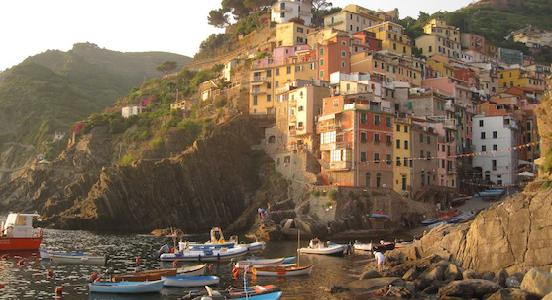
//> input picture python/ImageProcess/image/test2.jpg, 552 x 300 px
$ ./透视变换矫正   (built with g++ and OpenCV 4)
//> lines starting //> are read from the running program, lines starting //| are printed output that depends on the picture; after the words box and inside, x2 and y2 are one past the last pixel; in counts of white or black regions, pixels touching at a corner belong together
// https://www.jianshu.com/p/58f76c33a37c
// g++ hello.cpp `pkg-config opencv --cflags --libs`

/*
主要流程：
1 . 二值化

2.形态学操作，去噪点
3.进行轮廓查找， 通过 矩形的长款过滤较小和图片的大边框
4.霍夫直线变换，查找直线
5.过滤直线，通过直线位置和长度确定上下左右四条直线
6.求出四条直线
7.得到四条直线的交点，这就是物体原始四个角点
8.把原始的四个角点，变换到图片的四个角落，透视变换会把相对位置的像素通过线性插值填充
*/


#include <opencv2/opencv.hpp>
#include <iostream>
#include <math.h>

using namespace cv;
using namespace std;
Mat src, dst, gray_src;
char input_image[] = "input image";
char output_image[] = "output image";

int main(int argc, char ** argv){

    src = imread("test2.jpg");
//> src is the input picture: 300 rows x 552 cols, CV_8UC3; mean B, G, R 88, 108.8, 127.2
    if (src.empty()){
        printf("colud not load image ..\n");
        return -1;
    }

    //namedWindow(input_image, CV_WINDOW_AUTOSIZE);
    //namedWindow(output_image, CV_WINDOW_AUTOSIZE);
    //imshow(input_image, src);

    // 二值化处理
    Mat binary;
    cvtColor(src, gray_src, COLOR_BGR2GRAY);
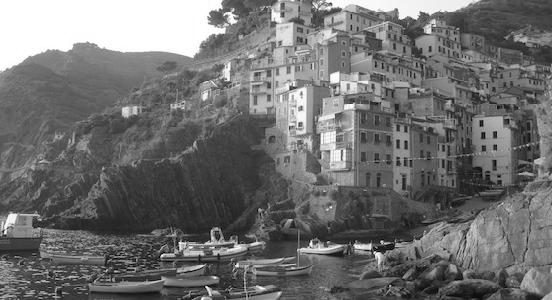
//> gray_src: 300 rows x 552 cols, CV_8UC1; min 0, max 255, mean 111.9
    threshold(gray_src, binary, 0, 255, CV_THRESH_BINARY_INV | THRESH_OTSU);
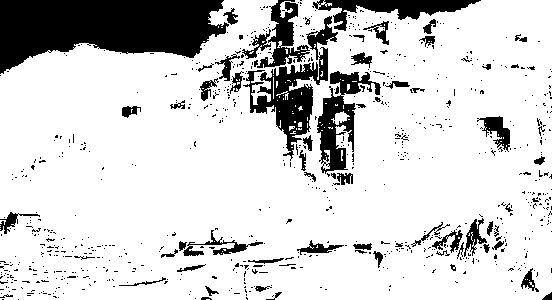
//> binary: 300 rows x 552 cols, CV_8UC1; 82.6% white; 777 black regions (710 under 20 px), largest, box (x1, y1, x2, y2) and area: (0, 0, 229, 74) 11463, (243, 16, 338, 161) 3621, (317, 71, 381, 174) 2354
    //imshow("binary image", binary);
	//imwrite("binary.jpg",binary);

    // 腐蚀操作
    Mat structureElement = getStructuringElement(MORPH_RECT, Size(5, 5), Point(-1, -1));
    dilate(binary, binary, structureElement); //腐蚀
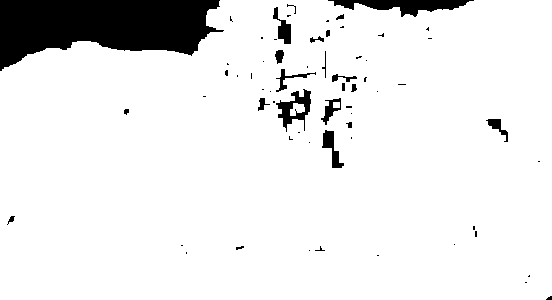
//> binary: 300 rows x 552 cols, CV_8UC1; 91.3% white; 64 black regions (44 under 20 px), largest, box (x1, y1, x2, y2) and area: (0, 0, 224, 71) 10612, (328, 0, 474, 17) 1207, (276, 89, 311, 132) 611
    //imshow("erode", binary);
	//imwrite("erode.jpg",binary);

    // 形态学操作
    Mat kernel = getStructuringElement(MORPH_RECT, Size(3, 3), Point(-1, -1));
    morphologyEx(binary, dst, MORPH_OPEN, kernel, Point(-1, -1), 3);
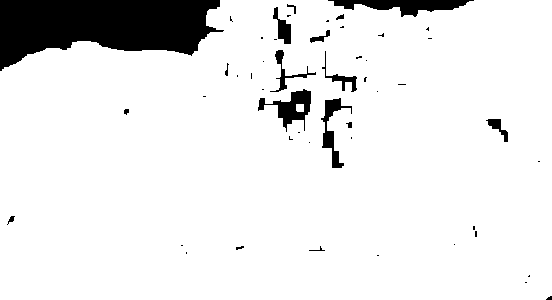
//> dst: 300 rows x 552 cols, CV_8UC1; 91% white; 50 black regions (34 under 20 px), largest, box (x1, y1, x2, y2) and area: (0, 0, 224, 71) 10622, (328, 0, 474, 17) 1238, (258, 89, 311, 132) 862
    //imshow("morphology", dst);
	// imwrite("morphology.jpg",dst);


    // 轮廓发现
    bitwise_not(dst, dst, Mat());
//> dst: 300 rows x 552 cols, CV_8UC1; 9% white; 50 white regions (34 under 20 px)
    vector<vector<Point>> contours;
    vector<Vec4i> hireachy;
    int width = src.cols;
//> width = 552
    int height = src.rows;
//> height = 300
    Mat drawImage = Mat::zeros(src.size(), CV_8UC3);
    findContours(dst, contours, hireachy, CV_RETR_TREE, CHAIN_APPROX_SIMPLE, Point());
//> contours = 51 contours, 41 with area under 20; largest, box (x1, y1, x2, y2) and area: (0, 0, 224, 71) 10327, (328, 0, 474, 17) 1080, (258, 89, 311, 132) 817, (321, 98, 352, 168) 524, (273, 7, 291, 44) 265; hireachy = 51 items, first 8: [1, -1, -1, -1], [2, 0, -1, -1], [3, 1, -1, -1], [4, 2, -1, -1], [5, 3, -1, -1], [6, 4, -1, -1], [7, 5, -1, -1], [8, 6, -1, -1]
    for (size_t t = 0; t < contours.size(); t++){
        Rect rect = boundingRect(contours[t]);
        printf("rect.width : %d, src.cols %d \n ", rect.width, src.cols);
        if (rect.width > (src.cols / 2) && rect.width < (src.cols - 5))
        {
            drawContours(drawImage, contours, static_cast<int>(t), Scalar(0, 0, 255), 2, 8, hireachy, 0, Point());
        }
    }
//> this loop made 51 passes
//> rect on passes 1 to 12: Rect(546, 296, 6, 4), Rect(525, 282, 2, 1), Rect(528, 275, 2, 2), Rect(377, 255, 2, 1), Rect(186, 252, 1, 2), Rect(309, 246, 16, 5), Rect(236, 246, 8, 4), Rect(181, 245, 2, 1), Rect(454, 244, 1, 1), Rect(475, 231, 2, 6), Rect(473, 226, 2, 4), Rect(7, 216, 8, 9)
//| rect.width : 6, src.cols 552
//|  rect.width : 2, src.cols 552
//|  rect.width : 2, src.cols 552
//|  rect.width : 2, src.cols 552
//|  rect.width : 1, src.cols 552
//|  rect.width : 16, src.cols 552
//|  rect.width : 8, src.cols 552
//|  rect.width : 2, src.cols 552
//> (output is shown up to pass 8 of 51)
//> drawImage: 300 rows x 552 cols, CV_8UC3; every value is 0
    //imshow("contours", drawImage);
	imwrite("contours.jpg",drawImage);


    // 绘制直线
    vector<Vec4i> lines;
    Mat contoursImg;
    int accu = min(width * 0.5, height *0.5);
//> accu = 150
    cvtColor(drawImage, contoursImg, COLOR_BGR2GRAY);
    Mat linesImage = Mat::zeros(src.size(), CV_8UC3);
    HoughLinesP(contoursImg, lines, 1, CV_PI / 180.0, accu, accu, 0);
//> lines = empty
    for (size_t t = 0; t < lines.size(); t++){
        Vec4i ln = lines[t];
        line(linesImage, Point(ln[0], ln[1]), Point(ln[2], ln[3]), Scalar(0, 0, 255), 2, 8, 0);

    }
    printf("number of lines : %d", lines.size());
//| number of lines : 0
    //imshow("lines image :", linesImage);
	imwrite("lines.jpg",linesImage);

    // 定位直线
    int deltah = 0;
    Vec4i topLine, bottomLine, leftLine, rightLine;
    for (int i = 0; i < lines.size(); i++){
        Vec4i ln = lines[i];
        deltah = abs(ln[3] - ln[1]);
        if (ln[3] < height / 2.0 && ln[1] < height / 2.0 && deltah < accu - 1){
            topLine = lines[i];
        }
        if (ln[3] > height / 2.0 && ln[1] > height / 2.0 && deltah < accu - 1){
            bottomLine = lines[i];
        }
        if (ln[0] < width / 2.0 && ln[2] < width / 2.0 ){
            leftLine = lines[i];
        }
        if (ln[0] > width / 2.0 && ln[2] > width / 2.0){
            rightLine = lines[i];
        }
    }
    cout << "topLine : " << topLine << endl;
//| topLine : [0, 0, 0, 0]
    cout << "bottomLine : " << bottomLine << endl;
//| bottomLine : [0, 0, 0, 0]
    cout << "leftLine : " << leftLine << endl;
//| leftLine : [0, 0, 0, 0]
    cout << "rightLine : " << rightLine << endl;
//| rightLine : [0, 0, 0, 0]


    // 拟合四条直线方程
    float k1, c1;
    k1 = float(topLine[3] - topLine[1]) / float(topLine[2] - topLine[0]);
//> k1 = nan
    c1 = topLine[1] - k1*topLine[0];
//> c1 = nan
    float k2, c2;
    k2 = float(bottomLine[3] - bottomLine[1]) / float(bottomLine[2] - bottomLine[0]);
//> k2 = nan
    c2 = bottomLine[1] - k2*bottomLine[0];
//> c2 = nan
    float k3, c3;
    k3 = float(leftLine[3] - leftLine[1]) / float(leftLine[2] - leftLine[0]);
//> k3 = nan
    c3 = leftLine[1] - k3*leftLine[0];
//> c3 = nan
    float k4, c4;
    k4 = float(rightLine[3] - rightLine[1]) / float(rightLine[2] - rightLine[0]);
//> k4 = nan
    c4 = rightLine[1] - k4*rightLine[0];
//> c4 = nan

    // 四条直线交点
    Point p1; // 左上角
    p1.x = static_cast<int>((c1 - c3) / (k3 - k1));
//> p1 = Point(-2147483648, 0)
    p1.y = static_cast<int>(k1*p1.x + c1);
//> p1 = Point(-2147483648, -2147483648)
    Point p2; // 右上角
    p2.x = static_cast<int>((c1 - c4) / (k4 - k1));
    p2.y = static_cast<int>(k1*p2.x + c1);
    Point p3; // 左下角
    p3.x = static_cast<int>((c2 - c3) / (k3 - k2));
    p3.y = static_cast<int>(k2*p3.x + c2);
    Point p4; // 右下角
    p4.x = static_cast<int>((c2 - c4) / (k4 - k2));
    p4.y = static_cast<int>(k2*p4.x + c2);
    cout << "p1(x, y)=" << p1.x << "," << p1.y << endl;
//| p1(x, y)=-2147483648,-2147483648
    cout << "p2(x, y)=" << p2.x << "," << p2.y << endl;
//| p2(x, y)=-2147483648,-2147483648
    cout << "p3(x, y)=" << p3.x << "," << p3.y << endl;
//| p3(x, y)=-2147483648,-2147483648
    cout << "p4(x, y)=" << p4.x << "," << p4.y << endl;
//| p4(x, y)=-2147483648,-2147483648

    // 显示四个点坐标
    circle(linesImage, p1, 2, Scalar(255, 0, 0), 2, 8, 0);
    circle(linesImage, p2, 2, Scalar(255, 0, 0), 2, 8, 0);
    circle(linesImage, p3, 2, Scalar(255, 0, 0), 2, 8, 0);
    circle(linesImage, p4, 2, Scalar(255, 0, 0), 2, 8, 0);
    line(linesImage, Point(topLine[0], topLine[1]), Point(topLine[2], topLine[3]), Scalar(0, 255, 0), 2, 8, 0);
    //imshow("four corners", linesImage);
	imwrite("four_corners.jpg",linesImage);

    // 透视变换
    vector<Point2f> src_corners(4); // 原来的点
    src_corners[0] = p1;
    src_corners[1] = p2;
    src_corners[2] = p3;
    src_corners[3] = p4;

    vector<Point2f> dst_corners(4); // 目标点位
    dst_corners[0] = Point(0,0);
    dst_corners[1] = Point(width, 0);
    dst_corners[2] = Point(0, height);
    dst_corners[3] = Point(width , height);

    // 获取变换矩阵
    Mat reslutImg;
    Mat warpmatrix = getPerspectiveTransform(src_corners, dst_corners);
    warpPerspective(src, reslutImg, warpmatrix, reslutImg.size(), INTER_LINEAR);
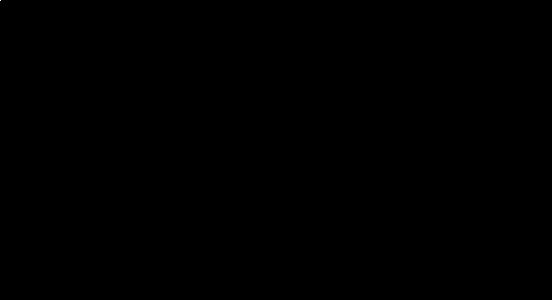
//> reslutImg: 300 rows x 552 cols, CV_8UC3; 0% white in thin lines or dots, all inside (x1, y1, x2, y2) = (0, 0, 1, 1)
    //imshow(output_image, reslutImg);
	imwrite("result.jpg",reslutImg);


    //waitKey(0);
    return 0;
}
